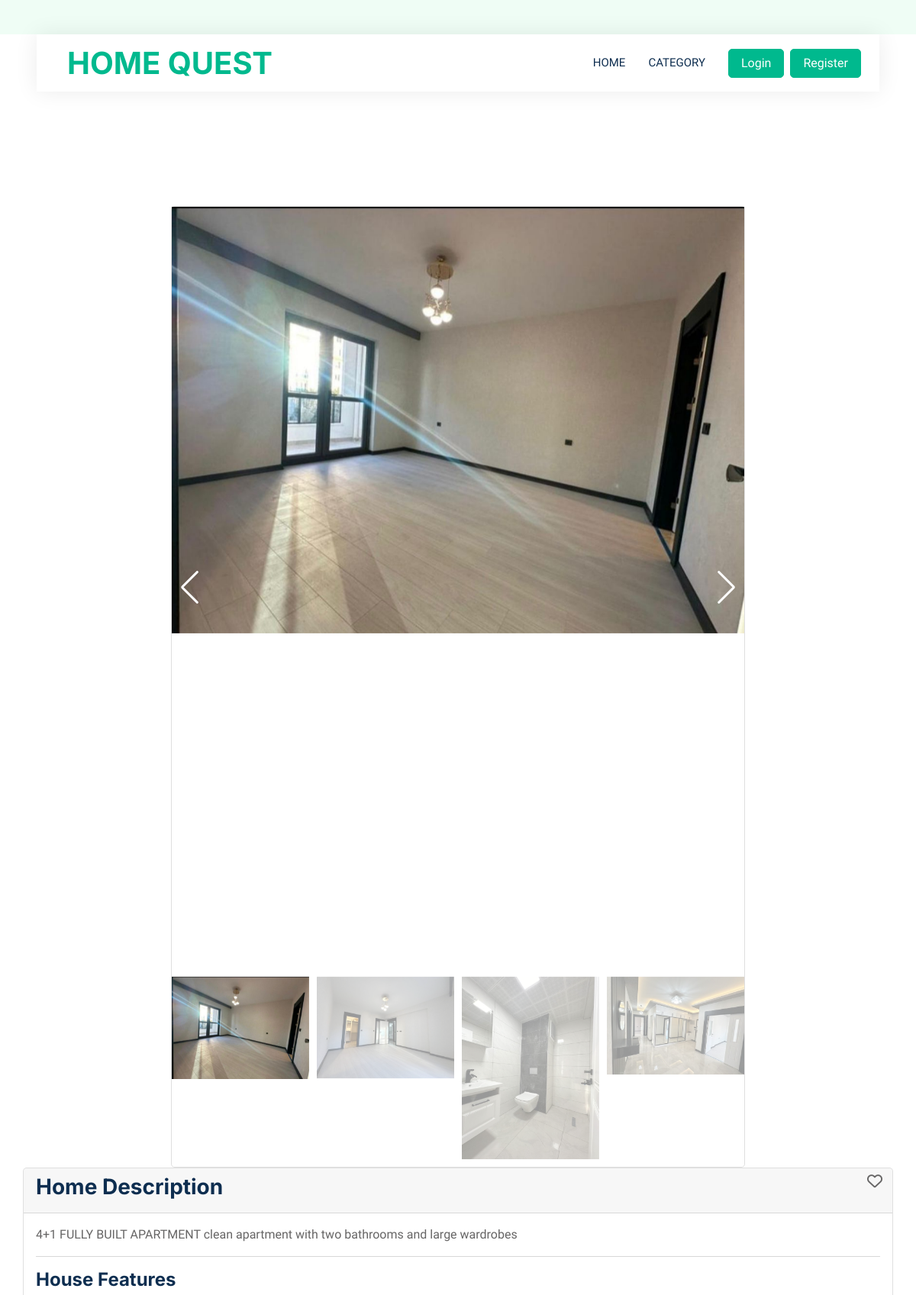
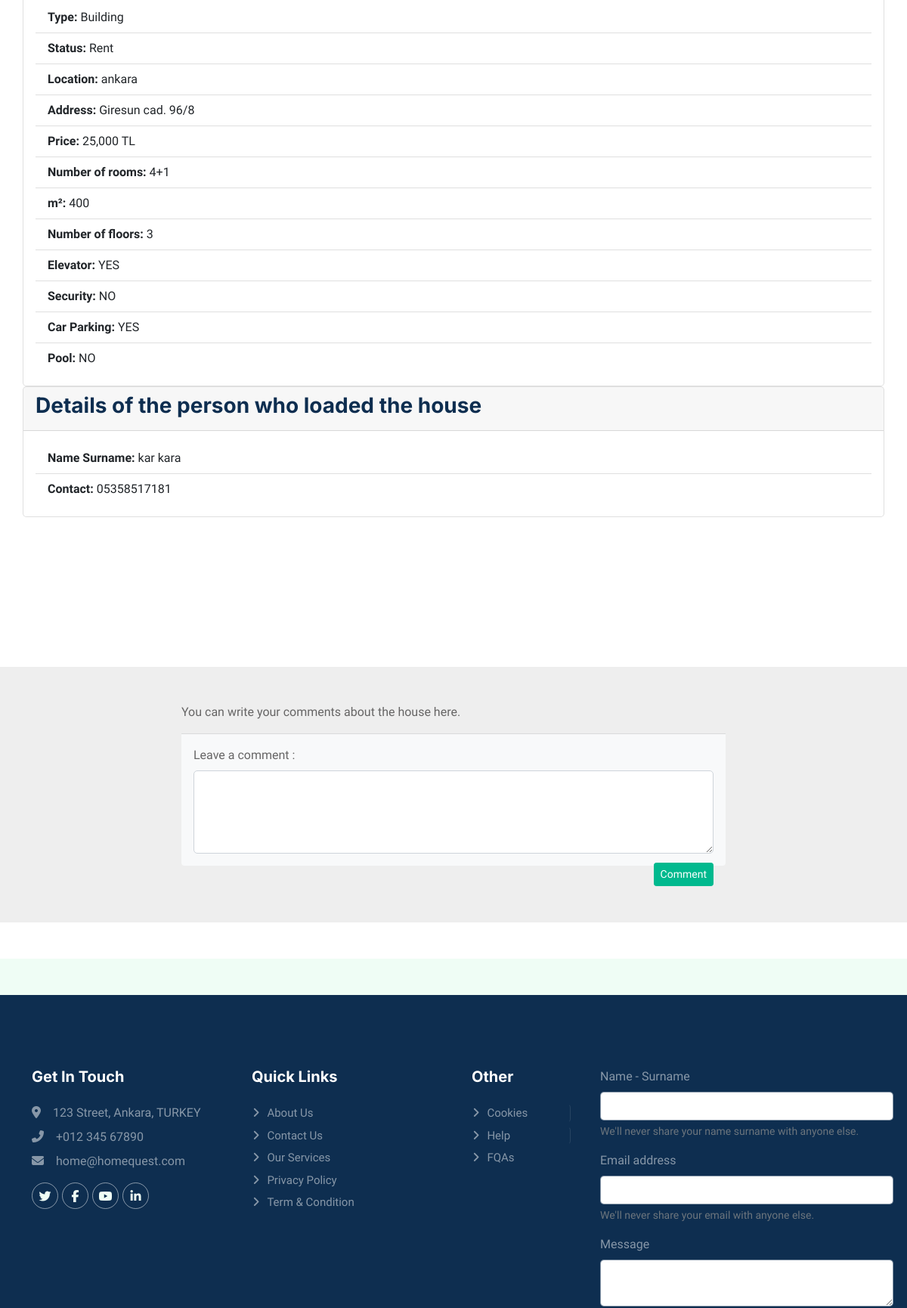
/product-detail/34 (upper part), run on the app's committed database (2 pictures, top to bottom).
### AppEcommerce/models.py (models this page shows, shortened)
class ProductImage(models.Model):
    product = models.ForeignKey(Product, on_delete=models.CASCADE)
    image = models.ImageField(upload_to="Product Image")

class Product(models.Model):
    GEEKS_CHOICES = (
    ("Rent", "Rent"),
    ("Sale", "Sale"),
)
    BRAND_CHOICES = (
    ("Building", "Building"),
    ("Detached", "Detached"),
)
    CITY_CHOICES = (
    ("istanbul", "İstanbul"),
    ("ankara", "Ankara"),
)
    ROOM_CHOICES = (
    ("1+1", "1+1"),
    ("2+1", "2+1"),
    ("3+1", "3+1"),
    ("4+1", "4+1"),
    ("5+1", "5+1"),
    ("6+1", "6+1"),
    ("7+1", "7+1"),
)
    user = models.ForeignKey(User, on_delete = models.CASCADE)
    title = models.CharField(max_length=50, null=True)
    durum = models.CharField(choices=GEEKS_CHOICES, max_length=50, null=True)
    brand = models.CharField(choices=BRAND_CHOICES, max_length=50, null=True)
    description = models.TextField(null=True)
    image = models.ImageField(upload_to="Product Image", null=True)
    price = models.IntegerField(null=True)
    location = models.CharField(choices=CITY_CHOICES,max_length=50, null=True)
    adres = models.TextField(null=True)
    metre = models.IntegerField(null=True)
    room_number = models.CharField(choices=ROOM_CHOICES, max_length=50, null=True)
    kat_sayısı = models.IntegerField(null=True)
    asansor = models.BooleanField(null=True)
    güvenlik= models.BooleanField(null=True)
    otopark = models.BooleanField(null=True)
    havuz = models.BooleanField(null=True)
    favori = models.ManyToManyField(User, related_name="FavoriyeEkleyenler", verbose_name=("Favoriye ekleyenler"))
    class Meta:
        verbose_name_plural = "Ürünler"

class Profil(models.Model):#her kullanıcının 1 tane hesabı olması üye olurken girdiği özellikler.kullanıcı girerken diyerlerini number ve birthdayt  içeride dolduruyor.
    user = models.OneToOneField(User, on_delete=models.CASCADE)
    phone_number = models.CharField(max_length=50, null=True, blank=True)
    birtdate = models.DateField(null=True, blank=True)
    def __str__(self):
        return self.user.username
    class Meta:
        verbose_name_plural = "Profiller"

### AppEcommerce/views.py (the view, shortened to what this page needs)
# urls.py: path("product-detail/<int:product_id>", product_detail, name="product_detail"),
def product_detail(request, product_id):
    product = Product.objects.get(id=product_id)
    print(product.brand)
    product_images = ProductImage.objects.filter(product=product)
    comments = Comment.objects.filter(product=product) #yorumları çekiyoruz
    comment_user = None
    profil = Profil.objects.get(user = product.user )
    print("profil",profil)
    for comment in comments:
        if comment.user == request.user:
            comment_user = comment.user
    print(comment_user)
    context= {
        "product":product,
        "comments":comments,
        "comment_user":comment_user,
        "product_images":product_images,
        "profil":profil,
    }
    return render(request, "product_detail.html",context)

### AppEcommerce/templates/product_detail.html (shortened to what this page needs)
{% extends 'base.html' %}
{% load static %}
{% load i18n %}
{% load humanize %}
{% block content %}
    <div class="container" style="padding: 150px 0;">
        <div class="row d-flex justify-content-center align-items-center" >
            <div class="col-8">
                <div class="card" style="width: 100%;">
  <div style="--swiper-navigation-color: #fff; --swiper-pagination-color: #fff" class="swiper mySwiper2">
    <div class="swiper-wrapper">
      {% for product_image in product_images %}
      <div class="swiper-slide">
        <img src="{{product_image.image.url}}" />
      </div>
      {% endfor %}
                  </div>
                  <div class="swiper-button-next"></div>
                  <div class="swiper-button-prev"></div>
                </div>
                <div thumbsSlider="" class="swiper mySwiper">
                  <div class="swiper-wrapper">
                    {% for product_image in product_images %}
                    <div class="swiper-slide">
                      <img src="{{product_image.image.url}}" />
                    </div>
                    {% endfor %}
                  </div>
                </div>
                </div>
            </div>
            <div class="col-12">
              <div class="card" style="width: 100%;">
                <div class="card-header">
                  <h3>Home Description</h3>
              </div>
                  <div class="card-body">
                                  <p class="card-text">{{product.description}}     </p>
                                  <hr>
                                  <h4>House Features</h4>
                                  <ul class="list-group list-group-flush">
                                      <li class="list-group-item"><strong>Type: </strong> {{ product.brand}}</li>
                                      <li class="list-group-item"><strong>Status: </strong> {{ product.durum}}</li>
                                      <li class="list-group-item"><strong>Location: </strong> {{ product.location }}</li>
                                      <li class="list-group-item"><strong>Address: </strong> {{ product.adres }}</li>
                                      <li class="list-group-item"><strong>Price: </strong> {{ product.price|intcomma }}   TL</li>
                                      <li class="list-group-item"><strong>Number of rooms: </strong> {{ product.room_number }}</li>
                                      <li class="list-group-item"><strong>m²: </strong> {{ product.metre}}</li>
                                      <li class="list-group-item"><strong>Number of floors: </strong>{{ product.kat_sayısı}}</li>
                                      {% if product.asansor %}
                                      <li class="list-group-item"><strong>Elevator: </strong> YES </li>
                                      {% else %}
                                      <li class="list-group-item"><strong>Elevator: </strong> NO</li>
                                      {% endif %}
                                      {% if product.güvenlik %}
                                      <li class="list-group-item"><strong>Security: </strong> YES </li>
                                      {% else %}
                                      <li class="list-group-item"><strong>Security: </strong> NO</li>
                                      {% endif %}
                                      {% if product.otopark %}
                                      <li class="list-group-item"><strong>Car Parking: </strong> YES</li>
                                      {% else %}
                                      <li class="list-group-item"><strong>Car Parking: </strong> NO </li>
                                      {% endif %}
                                      {% if product.havuz %}
                                      <li class="list-group-item"><strong>Pool: </strong> YES</li>
                                      {% else %}
                                      <li class="list-group-item"><strong>Pool: </strong> NO </li>
                                      {% endif %}
                                  </ul>
                    <form method="post">
                      <div class="d-flex justify-content-between">
                          <form method="post">
                            {% if request.user in product.favori.all %}
                            <button type="button" class="position-absolute top-0 end-0 btnfavori" data-product-id="{{ product.id }}">
                              <i class="fa-solid fa-heart fs-5" id="heart{{ product.id }}"></i>
                          </button>
                            {% else %}
                            {% if request.user.is_authenticated %}
                            <button type="button" class="position-absolute top-0 end-0 btnfavori" data-product-id="{{ product.id }}">
                              <i class="fa-regular fa-heart fs-5" id="heart{{ product.id }}"></i>
                          </button>
                          {% else %}
                          <a href="{% url 'login' %}" type="button" class="position-absolute top-0 end-0 btn" data-product-id="{{ product.id }}">
                            <i class="fa-regular fa-heart fs-5" id="heart{{ product.id }}"></i>
                          </a>
                            {% endif %}
                            {% endif %}
                        </form>
                      </div>
                    </form>
                    </div>
                </div>
            </div>
            <div class="col-12">
              <div class="card" style="width: 100%;">
                <div class="card-header">
                  <h3>Details of the person who loaded the house </h3>
              </div>
                  <div class="card-body">
                                  <ul class="list-group list-group-flush">
                                      <li class="list-group-item"><strong>Name Surname: </strong> {{ profil.user.first_name }} {{profil.user.last_name}}</li>
                                      <li class="list-group-item"><strong>Contact: </strong> {{ profil.phone_number }}</li>
                                  </ul>
                      </div>
                    </div>
                </div>
            </div>
        </div>
        <div class="row">
            <div class="col">
              <form method="post">
                    <section style="background-color: #eee;">
                        <div class="container my-5 py-5">
                          <div class="row d-flex justify-content-center">
                            <div class="col-md-12 col-lg-10 col-xl-8">
                              {% if comments  %}
                              <div class="card">
                                {% for comment in comments %}
                                <div class="card-body position-relative">
                                  <div class="d-flex flex-start align-items-center">
                                    <div>
                                      <h6 class="fw-bold text-primary mb-1">{{ comment.first_name }} {{ comment.last_name }}</h6>
                                      <p class="text-muted small mb-0">
                                        {{ comment.create_date }}
                                      </p>
                                    </div>
                                  </div>
                                  <p class="mt-3 mb-4 pb-2">
                                    {{ comment.comment }}
                                  </p>
                                  <button type="button" class="btn btn-primary position-absolute top-0 end-0" data-bs-toggle="modal" data-bs-target="#exampleModal">
                                    <i class="fa-solid fa-pencil"></i>
                                  </button>
                                    <div class="modal fade" id="exampleModal" tabindex="-1" aria-labelledby="exampleModalLabel" aria-hidden="true">
                                      <div class="modal-dialog">
                                        <div class="modal-content">
                                          <div class="modal-header">
                                            <h1 class="modal-title fs-5" id="exampleModalLabel">Yorum Düzenle</h1>
                                            <button type="button" class="btn-close" data-bs-dismiss="modal" aria-label="Close"></button>
                                          </div>
                                          <div class="modal-body">
                                            <div class="card-footer py-3 border-top-1 mt-3" style="background-color: #f8f9fa;">
                                              <div class="d-flex flex-start w-100">
                                                <div class="form-outline w-100">
                                                  <textarea class="form-control" id="textAreaExample" rows="4"
                                                    style="background: #fff;" name="comment" required>{{ comment.comment }}</textarea>
                                                  <label class="form-label" for="textAreaExample">{% trans '' %}</label>
                                                </div>
                                              </div>
                                              <div class="float-end mt-2 pt-1">
                                                <input type="hidden" name="comment_id" value="{{ comment.id }}">
                                                <button type="submit" class="btn btn-primary btn-sm" name="submit" value="commentupdate">{% trans 'Comment' %}</button>
                                              </div>
                                            </div>
                                          </div>
                                        </div>
                                      </div>
                                    </div>
                                </div>
                                {% endfor %}
                                {% else %}
                                <p>You can write your comments about the house here. </p>
                                {% endif %}
                                {% if comment_user is None %}
                                <div class="card-footer py-3 border-top-1 mt-3" style="background-color: #f8f9fa;">
                                  <div class="d-flex flex-start w-100">
                                    <div class="form-outline w-100">
                                      <label class="form-label" for="textAreaExample">{% trans 'Leave a comment : ' %}</label>
                                      <textarea class="form-control" id="textAreaExample" rows="4"
                                        style="background: #fff;" name="comment"  required></textarea>
                                    </div>
                                  </div>
                                  <div class="float-end mt-2 pt-1">
                                    <button type="submit" class="btn btn-primary btn-sm" name="submit" value="btncomment">{% trans 'Comment' %}</button>
                                  </div>
                                </div>
                                {% endif %}
                              </div>
                            </div>
                          </div>
                        </div>
            </div>
        </div>
{% endblock content %}

### AppEcommerce/static/css/style.css (style rules this page uses)
:root { --primary: #00B98E; --secondary: #FF6922; --light: #EFFDF5; --dark: #0E2E50; }
.btn { transition: .5s; }
.btn.btn-primary, .btn.btn-secondary { color: #FFFFFF; }

### AppEcommerce/templates/product_detail.html (style rules this page uses)
.swiper { width: 100%; height: 300px; margin-left: auto; margin-right: auto; }
.swiper-slide { background-size: cover; background-position: center; }
.mySwiper2 { height: 80%; width: 100%; }
.mySwiper { height: 20%; box-sizing: border-box; padding: 10px 0; }
.mySwiper .swiper-slide { width: 25%; height: 100%; opacity: 0.4; }
.mySwiper .swiper-slide-thumb-active { opacity: 1; }
.swiper-slide img { display: block; width: 100%; height: 100%; object-fit: cover; }

### data on the page
ProductImage: image (picture)
ProductImage: image (picture)
ProductImage: image (picture)
ProductImage: image (picture)
Product: description "4+1 FULLY BUILT APARTMENT clean apartment with two bathrooms and large wardrobes", brand "Building", durum "Rent", location "ankara", adres "Giresun cad. 96/8", price "25,000", room_number "4+1", metre "400", kat_sayısı "3"
Profil: user.first_name "kar", user.last_name "kara", phone_number "05358517181"
